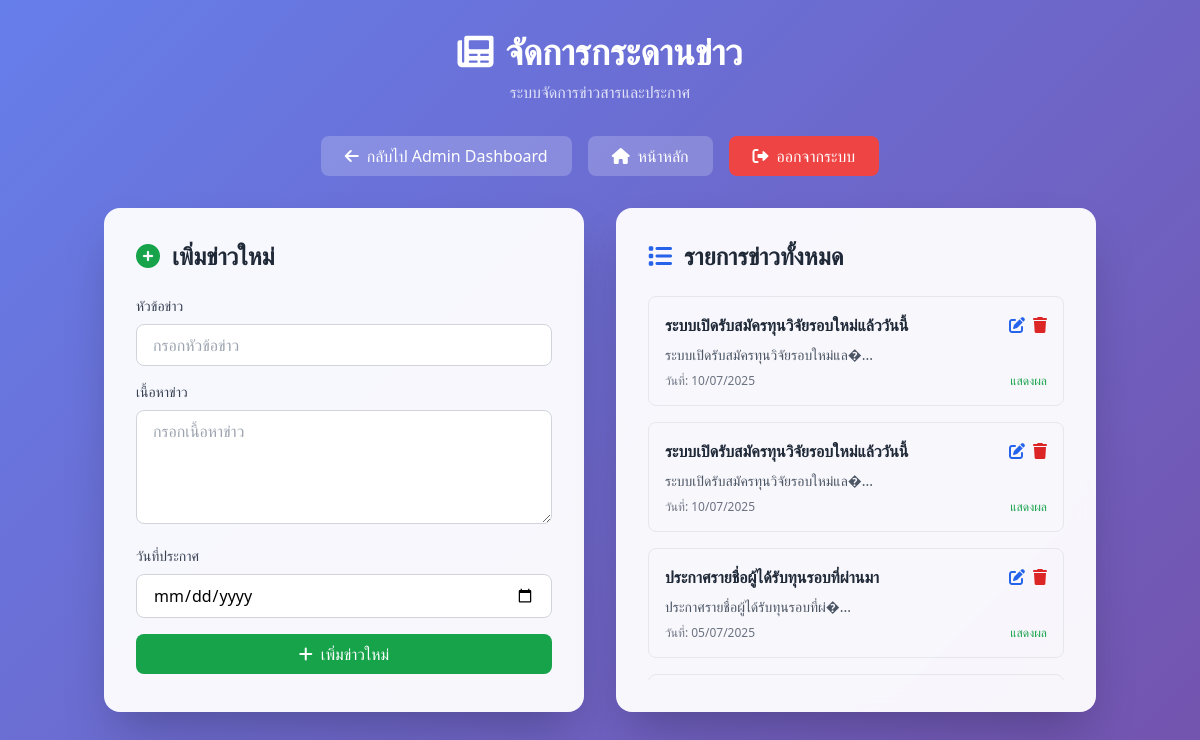
The app's page /news_management.php (signed in) with its own data.
### tables this page shows
CREATE TABLE `news_board` (
  `id` int(11) NOT NULL,
  `title` varchar(255) NOT NULL COMMENT 'หัวข้อข่าว',
  `content` text NOT NULL COMMENT 'เนื้อหาข่าว',
  `date_posted` date NOT NULL COMMENT 'วันที่ประกาศ',
  `is_active` tinyint(1) DEFAULT 1 COMMENT 'สถานะการแสดงผล',
  `created_at` timestamp NOT NULL DEFAULT current_timestamp() COMMENT 'วันที่สร้าง',
  `updated_at` timestamp NOT NULL DEFAULT current_timestamp() ON UPDATE current_timestamp() COMMENT 'วันที่อัปเดต'
);

### src/news_management.php (the view, shortened to what this page needs)
<?php
$conn = new mysqli(DB_HOST, DB_USER, DB_PASS, DB_NAME);
$sql = "SELECT * FROM news_board ORDER BY date_posted DESC, created_at DESC";
$result = $conn->query($sql);
$news_list = [];
if ($result && $result->num_rows > 0) {
    while ($row = $result->fetch_assoc()) {
        $news_list[] = $row;
    }
}
?>
<!DOCTYPE html>
<html lang="th">
<head>
    <script src="https://cdn.tailwindcss.com"></script>
    <link rel="stylesheet" href="https://cdnjs.cloudflare.com/ajax/libs/font-awesome/6.0.0/css/all.min.css">
    <link rel="stylesheet" href="assets/news_management.css">
</head>
<body class="gradient-bg min-h-screen">
    <div class="container mx-auto px-4 py-8">
        <div class="text-center mb-8">
            <h1 class="text-4xl font-bold text-white mb-2">
                <i class="fas fa-newspaper mr-3"></i>จัดการกระดานข่าว
            </h1>
            <p class="text-white/80">ระบบจัดการข่าวสารและประกาศ</p>
        </div>
        <div class="flex justify-center mb-8">
            <a href="admin_dashboard.php" class="bg-white/20 text-white px-6 py-2 rounded-lg hover:bg-white/30 transition-all duration-300 mr-4">
                <i class="fas fa-arrow-left mr-2"></i>กลับไป Admin Dashboard
            </a>
            <a href="index.php" class="bg-white/20 text-white px-6 py-2 rounded-lg hover:bg-white/30 transition-all duration-300 mr-4">
                <i class="fas fa-home mr-2"></i>หน้าหลัก
            </a>
            <a href="controller/logout.php" class="bg-red-500 text-white px-6 py-2 rounded-lg hover:bg-red-600 transition-all duration-300">
                <i class="fas fa-sign-out-alt mr-2"></i>ออกจากระบบ
            </a>
        </div>
        <div class="grid grid-cols-1 lg:grid-cols-2 gap-8">
            <div class="card rounded-2xl shadow-2xl p-8">
                <h2 class="text-2xl font-bold text-gray-800 mb-6 flex items-center">
                    <i class="fas fa-plus-circle mr-3 text-green-600"></i>
                    เพิ่มข่าวใหม่
                </h2>
                <form method="POST" class="space-y-4">
                    <div>
                        <label class="block text-sm font-medium text-gray-700 mb-2">หัวข้อข่าว</label>
                        <input type="text" name="title" required
                               class="w-full px-4 py-2 border border-gray-300 rounded-lg focus:ring-2 focus:ring-blue-500 focus:border-transparent"
                               placeholder="กรอกหัวข้อข่าว">
                    </div>
                    <div>
                        <label class="block text-sm font-medium text-gray-700 mb-2">เนื้อหาข่าว</label>
                        <textarea name="content" rows="4" required
                                  class="w-full px-4 py-2 border border-gray-300 rounded-lg focus:ring-2 focus:ring-blue-500 focus:border-transparent"
                                  placeholder="กรอกเนื้อหาข่าว"></textarea>
                    </div>
                    <div>
                        <label class="block text-sm font-medium text-gray-700 mb-2">วันที่ประกาศ</label>
                        <input type="date" name="date_posted" required
                               class="w-full px-4 py-2 border border-gray-300 rounded-lg focus:ring-2 focus:ring-blue-500 focus:border-transparent">
                    </div>
                    <button type="submit" name="add_news"
                            class="w-full bg-green-600 text-white py-2 px-4 rounded-lg hover:bg-green-700 transition-colors duration-300">
                        <i class="fas fa-plus mr-2"></i>เพิ่มข่าวใหม่
                    </button>
                </form>
            </div>
            <div class="card rounded-2xl shadow-2xl p-8">
                <h2 class="text-2xl font-bold text-gray-800 mb-6 flex items-center">
                    <i class="fas fa-list mr-3 text-blue-600"></i>
                    รายการข่าวทั้งหมด
                </h2>
                <div class="space-y-4 max-h-96 overflow-y-auto">
                    <?php if (empty($news_list)): ?>
                        <p class="text-gray-500 text-center py-8">ไม่มีข่าวในระบบ</p>
                    <?php else: ?>
                        <?php foreach ($news_list as $news): ?>
                            <div class="border border-gray-200 rounded-lg p-4 hover:bg-gray-50">
                                <div class="flex justify-between items-start mb-2">
                                    <h3 class="font-semibold text-gray-800"><?php echo htmlspecialchars($news['title']); ?></h3>
                                    <div class="flex space-x-2">
                                        <button onclick="editNews(<?php echo htmlspecialchars(json_encode($news)); ?>)"
                                                class="text-blue-600 hover:text-blue-800">
                                            <i class="fas fa-edit"></i>
                                        </button>
                                        <form method="POST" class="inline" onsubmit="return confirm('คุณแน่ใจหรือไม่ที่จะลบข่าวนี้?')">
                                            <button type="submit" name="delete_news" class="text-red-600 hover:text-red-800">
                                                <i class="fas fa-trash"></i>
                                            </button>
                                        </form>
                                    </div>
                                </div>
                                <p class="text-sm text-gray-600 mb-2"><?php echo htmlspecialchars(substr($news['content'], 0, 100)) . (strlen($news['content']) > 100 ? '...' : ''); ?></p>
                                <div class="flex justify-between items-center text-xs text-gray-500">
                                    <span>วันที่: <?php echo date('d/m/Y', strtotime($news['date_posted'])); ?></span>
                                    <span class="<?php echo $news['is_active'] ? 'text-green-600' : 'text-red-600'; ?>">
                                        <?php echo $news['is_active'] ? 'แสดงผล' : 'ไม่แสดงผล'; ?>
                                    </span>
                                </div>
                            </div>
                        <?php endforeach; ?>
                    <?php endif; ?>
                </div>
            </div>
        </div>
    </div>
</body>
</html>

### src/assets/news_management.css (style rules this page uses)
.gradient-bg { background: linear-gradient(135deg, #667eea 0%, #764ba2 100%); }
.card { background: rgba(255, 255, 255, 0.95); backdrop-filter: blur(10px); transition: all 0.3s ease; }

### records on screen
news_board: title "ระบบเปิดรับสมัครทุนวิจัยรอบใหม่แล้ววันนี้", content "ระบบเปิดรับสมัครทุนวิจัยรอบใหม่แล�", date_posted "10/07/2025", is_active "แสดงผล"
news_board: title "ระบบเปิดรับสมัครทุนวิจัยรอบใหม่แล้ววันนี้", content "ระบบเปิดรับสมัครทุนวิจัยรอบใหม่แล�", date_posted "10/07/2025", is_active "แสดงผล"
news_board: title "ประกาศรายชื่อผู้ได้รับทุนรอบที่ผ่านมา", content "ประกาศรายชื่อผู้ได้รับทุนรอบที่ผ่�", date_posted "05/07/2025", is_active "แสดงผล"
